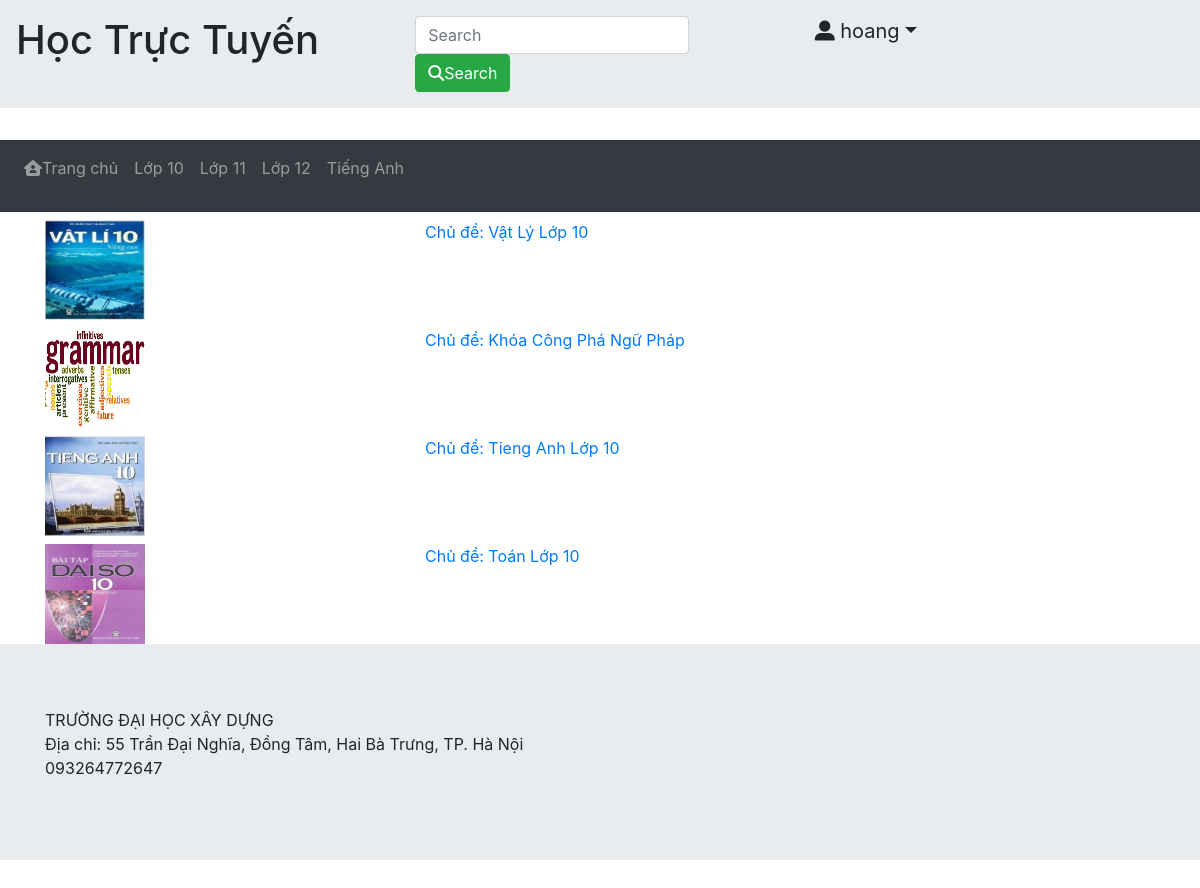
The page /KHDK.php (signed in) on the database its author committed.
### tables this page shows
CREATE TABLE `tg` (
  `id` int(11) NOT NULL,
  `idNguoiDung` int(11) NOT NULL,
  `idChuDe` int(11) NOT NULL
);

CREATE TABLE `chude` (
  `id` int(11) NOT NULL,
  `TenChuDe` varchar(200) NOT NULL,
  `IdKhoaHoc` int(11) NOT NULL,
  `IdGiaoVien` int(11) NOT NULL,
  `HocPhi` int(11) NOT NULL,
  `DcHinhAnh` varchar(200) NOT NULL
);

### KHDK.php (the view, shortened to what this page needs)
<?php
if(isset($_SESSION["username"])==false){
header('Location: http://localhost/test/dang-nhap.php');
}
else{
include 'header1.php';
$a=$_SESSION["username"];
}
?>
<?php include 'connect.php'; ?>
<div class="container">
  <?php
  $sql1 = "SELECT id FROM nguoidung where TenNguoiDung=\"$a\"";
  $result1 = mysqli_query($conn, $sql1);
  $row1 = mysqli_fetch_assoc($result1);
  $id= $row1["id"];
  $sql2 = "SELECT idChuDe FROM tg where idNguoiDung=$id";
  $result2 = mysqli_query($conn, $sql2);
  if (mysqli_num_rows($result2) > 0) {
  while ($row2 = mysqli_fetch_assoc($result2)){
  $idKH= $row2["idChuDe"];
  $sql3 = "SELECT id,TenChuDe,DcHinhAnh FROM chude where id=$idKH;";
  $result3 = mysqli_query($conn, $sql3);
  if($row3 = mysqli_fetch_assoc($result3)){
  echo "<div class=\"row mt-2\">";
    echo "<div class=\"col-4\">";
      echo "<a  href=\" http://localhost/test/monhoc.php?id=". $row3["id"]. "\"><img src=\"" . $row3["DcHinhAnh"] . "\" alt=\"icondfs\" style=\"width:100px;height:100px;\"></a>";
    echo "</div>";
    echo "<div class=\"col\">";
      echo "<a  href=\" http://localhost/test/monhoc.php?id=". $row3["id"]. "\">Chủ đề:  " . $row3["TenChuDe"] .  "<br></a>";
    echo "</div>";
  echo "</div>";
  }
  }
  }
  else{
  echo "Không có khóa học nào đăng ký";
  }
  ?>
</div>
<?php include 'footer.php'; ?>
</html>

### rows shown on the page
tg: idChuDe.DcHinhAnh (picture), idChuDe.TenChuDe "Vật Lý Lớp 10"
tg: idChuDe.DcHinhAnh (picture), idChuDe.TenChuDe "Khóa Công Phá Ngữ Pháp"
tg: idChuDe.DcHinhAnh (picture), idChuDe.TenChuDe "Tieng Anh Lớp 10"
tg: idChuDe.DcHinhAnh (picture), idChuDe.TenChuDe "Toán Lớp 10"

### other values the page prints
$_SESSION["username"] "hoang"
